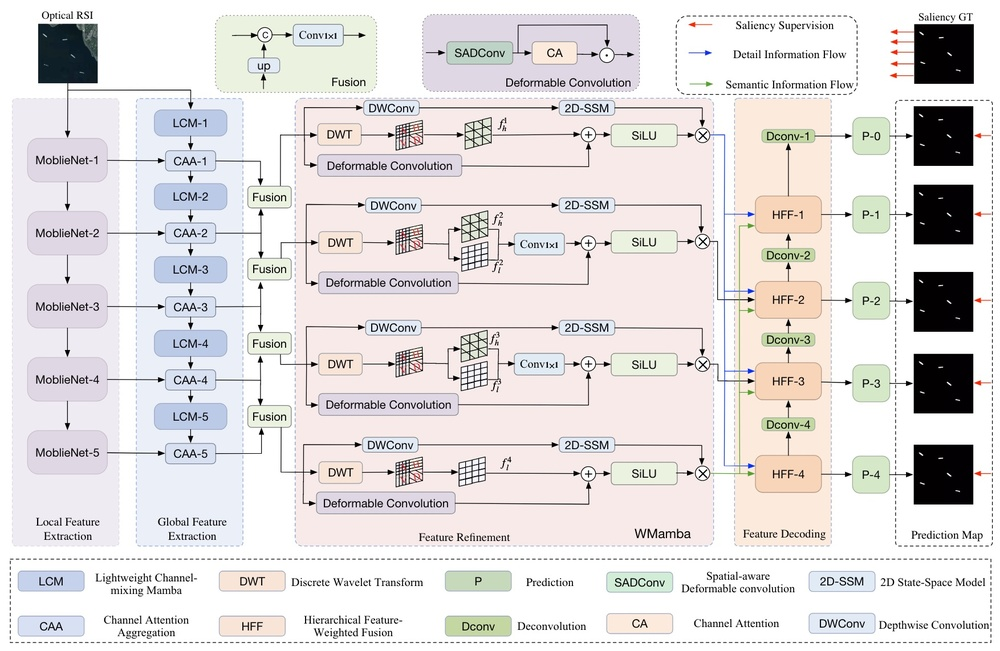
#> input picture img/LMWNet.jpeg, 1000 x 651 px, shrunk from 1754 x 1142 before the run
$ python -i func.py   (imports and definitions only)   (older library calls are emulated)
#> lines starting #> are read from the running program, lines starting #| are printed output that depends on the picture
# The edge code refers to 'Non-Local Deep Features for Salient Object Detection', CVPR 2017.
import torch
import torch.nn as nn
import torch.nn.functional as F
from torch.autograd import Variable
import numpy as np
import cv2
from matplotlib import pyplot as plt

fx = np.array([[-1, 0, 1], [-2, 0, 2], [-1, 0, 1]]).astype(np.float32)
fy = np.array([[-1, -2, -1], [0, 0, 0], [1, 2, 1]]).astype(np.float32)
fx = np.reshape(fx, (1, 1, 3, 3))
fy = np.reshape(fy, (1, 1, 3, 3))
# [1 line that did not run here, left out]
# [1 line that did not run here, left out]
contour_th = 1.5


# [10 lines left out: function label_edge_prediction, not called in this run]


def scharr_edges(image_path):
#> called with image_path = '../../img/LMWNet.jpeg'
    img = cv2.imread(image_path)
#> img is the input picture: shape (651, 1000, 3); mean B, G, R 221.7, 221.8, 225.6
    if img is None:
        raise ValueError("无法读取图像，请检查路径！")

    img = cv2.cvtColor(img, cv2.COLOR_BGR2RGB)
    R, G, B = cv2.split(img)
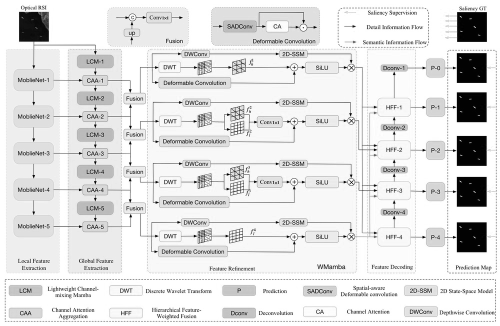
#> R: shape (651, 1000) (shown at 1/2 size); min 0, max 255, mean 225.6
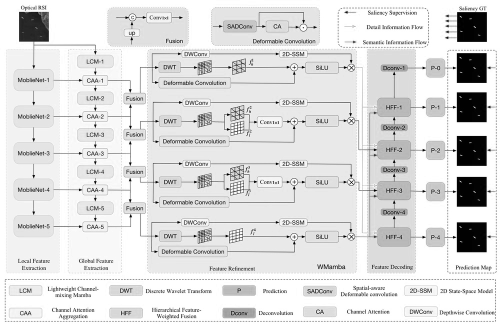
#> B: shape (651, 1000) (shown at 1/2 size); min 0, max 255, mean 221.7

    # 对每个通道应用 Scharr 算子
    scharr_R = cv2.Scharr(R, cv2.CV_64F, 1, 0) + cv2.Scharr(R, cv2.CV_64F, 0, 1)
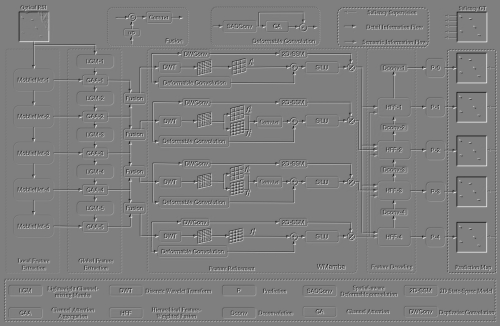
#> scharr_R: shape (651, 1000) float64 (shown at 1/2 size); min -5872, max 5896, mean 0; drawn with min black and max white
    scharr_G = cv2.Scharr(G, cv2.CV_64F, 1, 0) + cv2.Scharr(G, cv2.CV_64F, 0, 1)
    scharr_B = cv2.Scharr(B, cv2.CV_64F, 1, 0) + cv2.Scharr(B, cv2.CV_64F, 0, 1)

    # 转换为 uint8 格式
    scharr_R = cv2.convertScaleAbs(scharr_R)
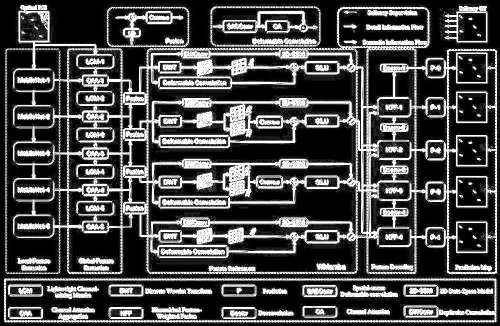
#> scharr_R: shape (651, 1000) (shown at 1/2 size); min 0, max 255, mean 74.7
    scharr_G = cv2.convertScaleAbs(scharr_G)
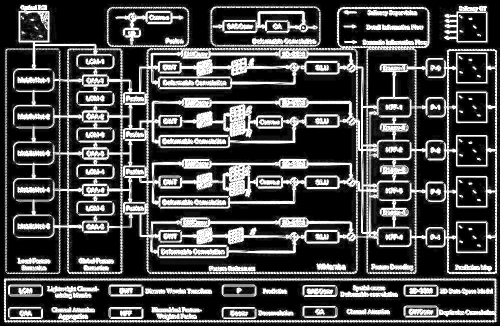
#> scharr_G: shape (651, 1000) (shown at 1/2 size); min 0, max 255, mean 73.4
    scharr_B = cv2.convertScaleAbs(scharr_B)
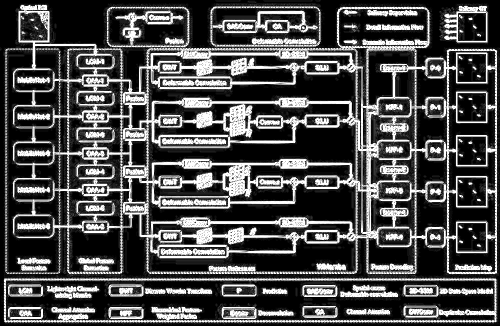
#> scharr_B: shape (651, 1000) (shown at 1/2 size); min 0, max 255, mean 76.2

    # 合并结果
    combined_scharr = cv2.merge((scharr_R, scharr_G, scharr_B))
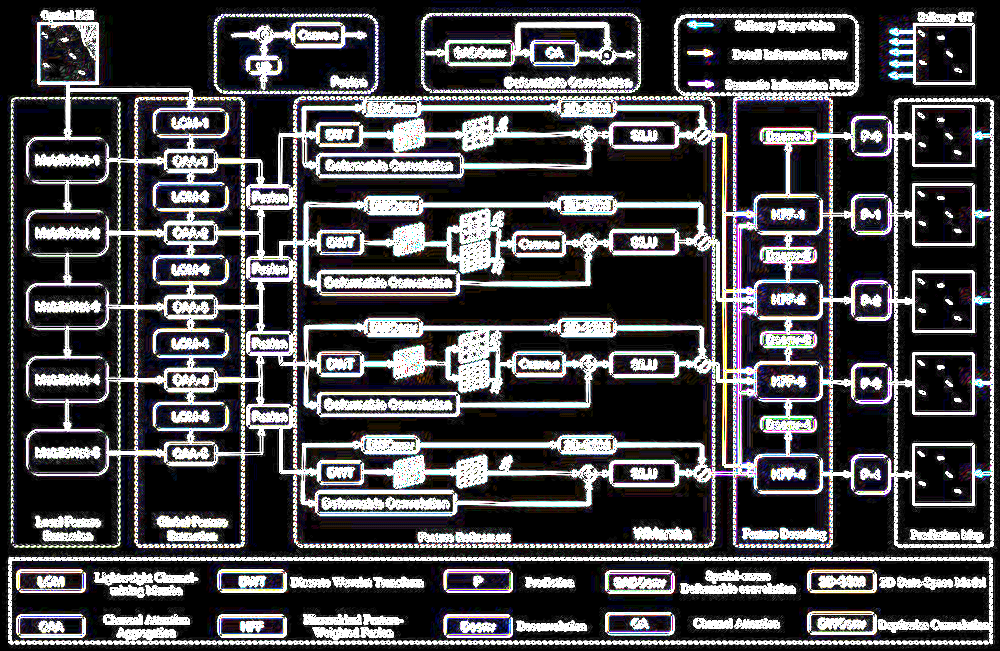
#> combined_scharr: shape (651, 1000, 3); mean R, G, B 74.7, 73.4, 76.2

    # 显示结果
    plt.figure(figsize=(10, 6))
    plt.subplot(1, 2, 1)
    plt.title("Original Image")
    plt.imshow(img)
    plt.axis("off")

    plt.subplot(1, 2, 2)
    plt.title("Scharr Edges")
    plt.imshow(combined_scharr)
    plt.axis("off")

    plt.tight_layout()
    plt.show()


# [61 lines left out: functions edge_detection_batch, pred_edge_prediction, not called in this run]


class AvgMeter(object):
    def __init__(self, num=40):
        self.num = num
        self.reset()

    # [13 lines left out: functions reset, update, not called in this run]

    def show(self):
        return np.mean(self.losses[np.maximum(len(self.losses)-self.num, 0):])


# [12 lines left out: functions clip_gradient, adjust_lr, not called in this run]

>>> result = scharr_edges('../../img/LMWNet.jpeg')

$ run again, on img/exp.jpeg
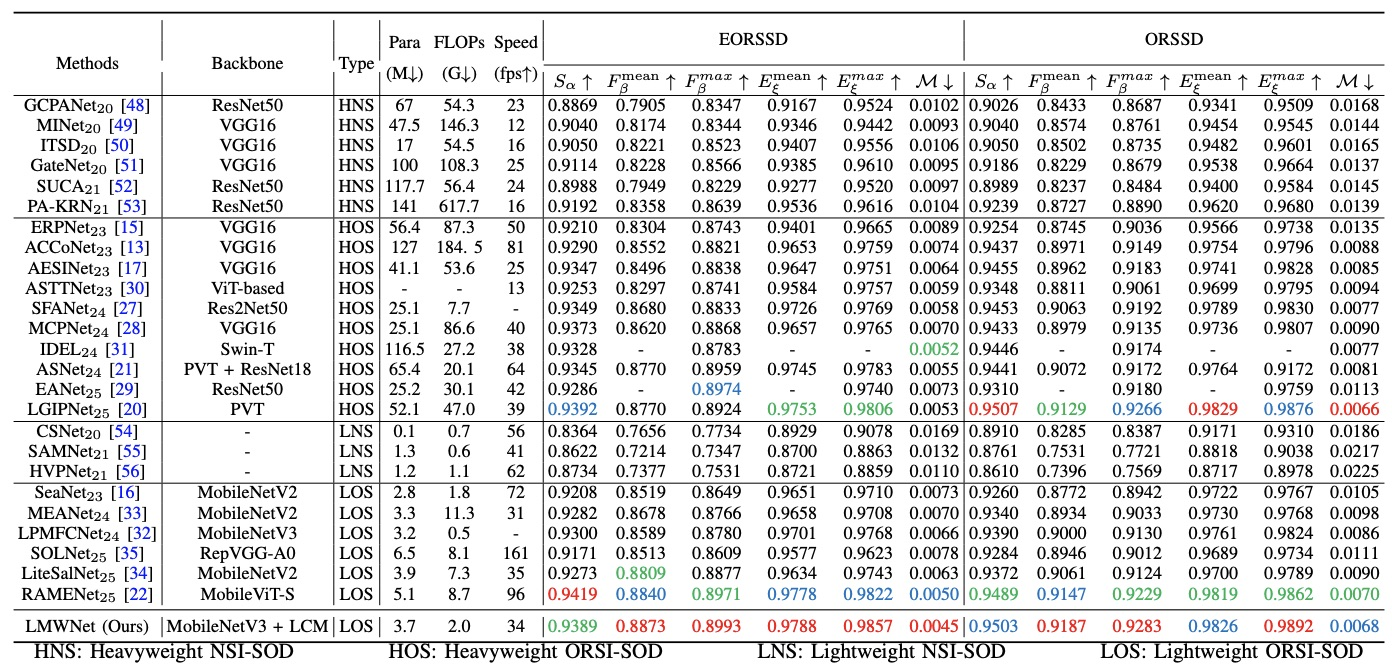
#> input picture img/exp.jpeg, 1392 x 670 px
#> in scharr_edges, img is the input picture: shape (670, 1392, 3); mean B, G, R 224.5, 224.4, 224.3
#> in scharr_edges, `scharr_R = cv2.Scharr(R, cv2.CV_64F, 1, 0) + cv2.Scharr(R, cv2.CV_64F,..`:
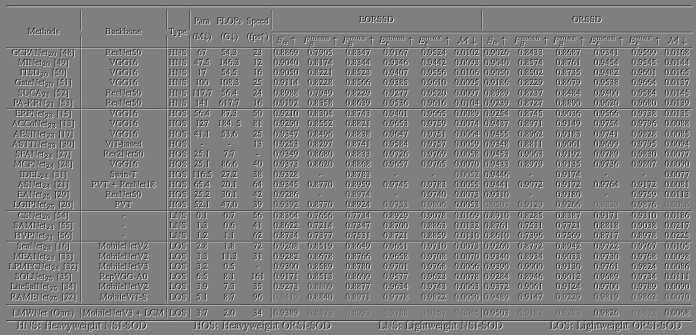
#> scharr_R: shape (670, 1392) float64 (shown at 1/2 size); min -6618, max 6576, mean 0; drawn with min black and max white
#> in scharr_edges, `combined_scharr = cv2.merge((scharr_R, scharr_G, scharr_B))`:
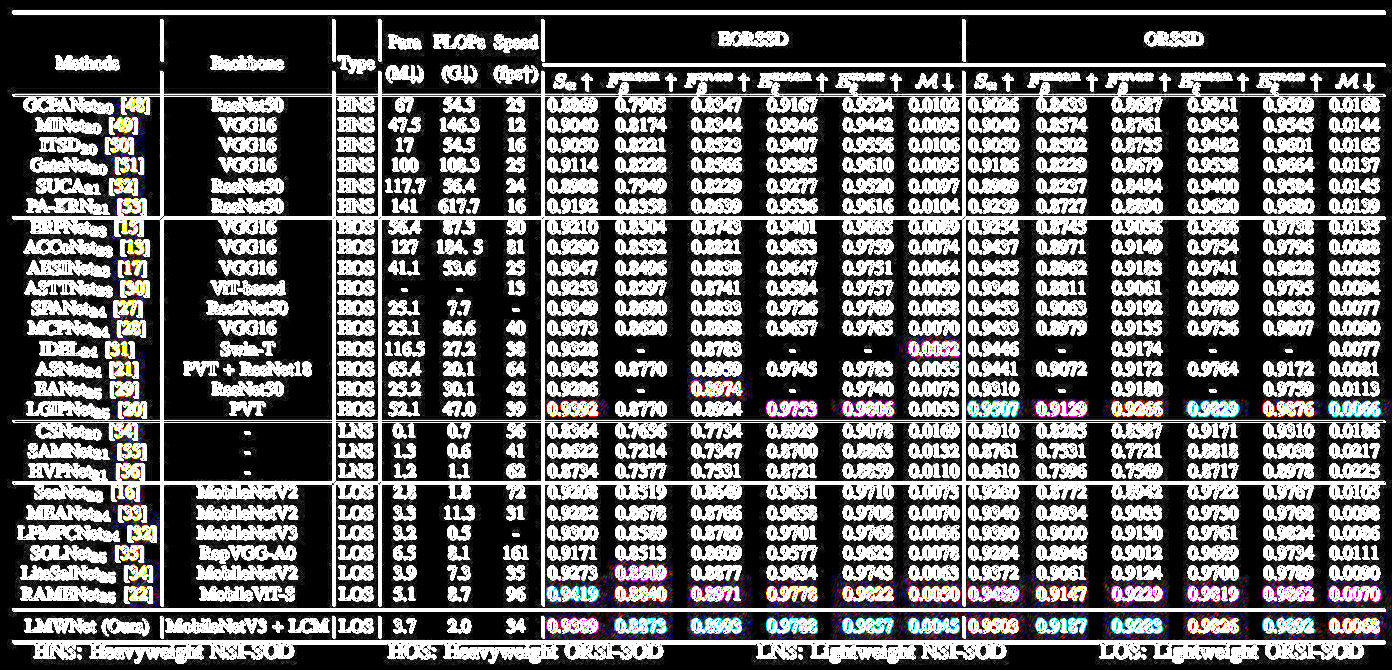
#> combined_scharr: shape (670, 1392, 3); mean R, G, B 101, 100.4, 100.9

$ run again, on img/motivate.jpeg
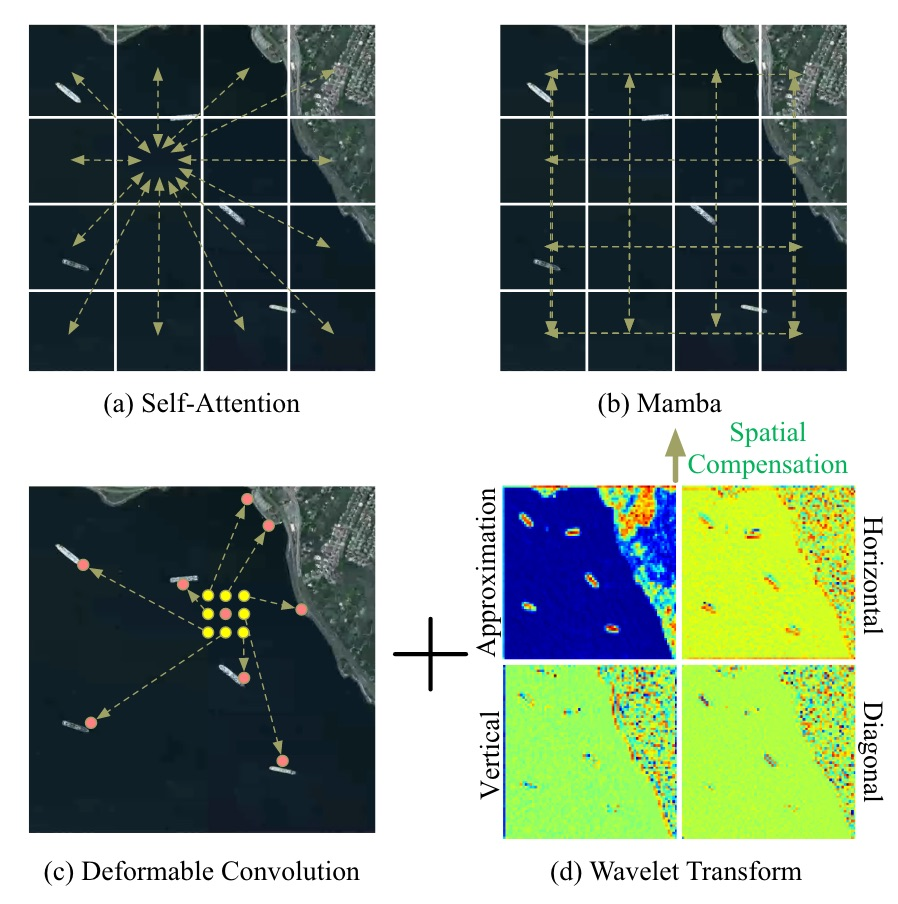
#> input picture img/motivate.jpeg, 898 x 904 px
#> in scharr_edges, img is the input picture: shape (904, 898, 3); mean B, G, R 138.8, 151.8, 137.3
#> in scharr_edges, `scharr_R = cv2.Scharr(R, cv2.CV_64F, 1, 0) + cv2.Scharr(R, cv2.CV_64F,..`:
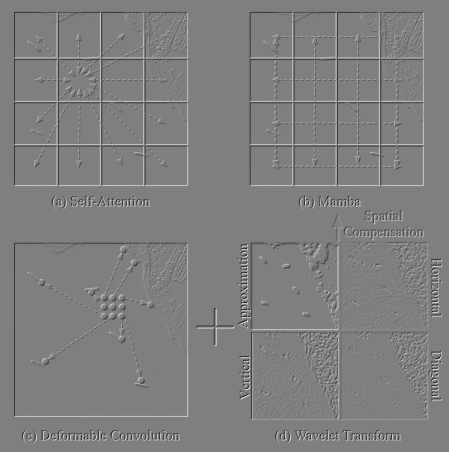
#> scharr_R: shape (904, 898) float64 (shown at 1/2 size); min -6604, max 6600, mean 0; drawn with min black and max white
#> in scharr_edges, `combined_scharr = cv2.merge((scharr_R, scharr_G, scharr_B))`:
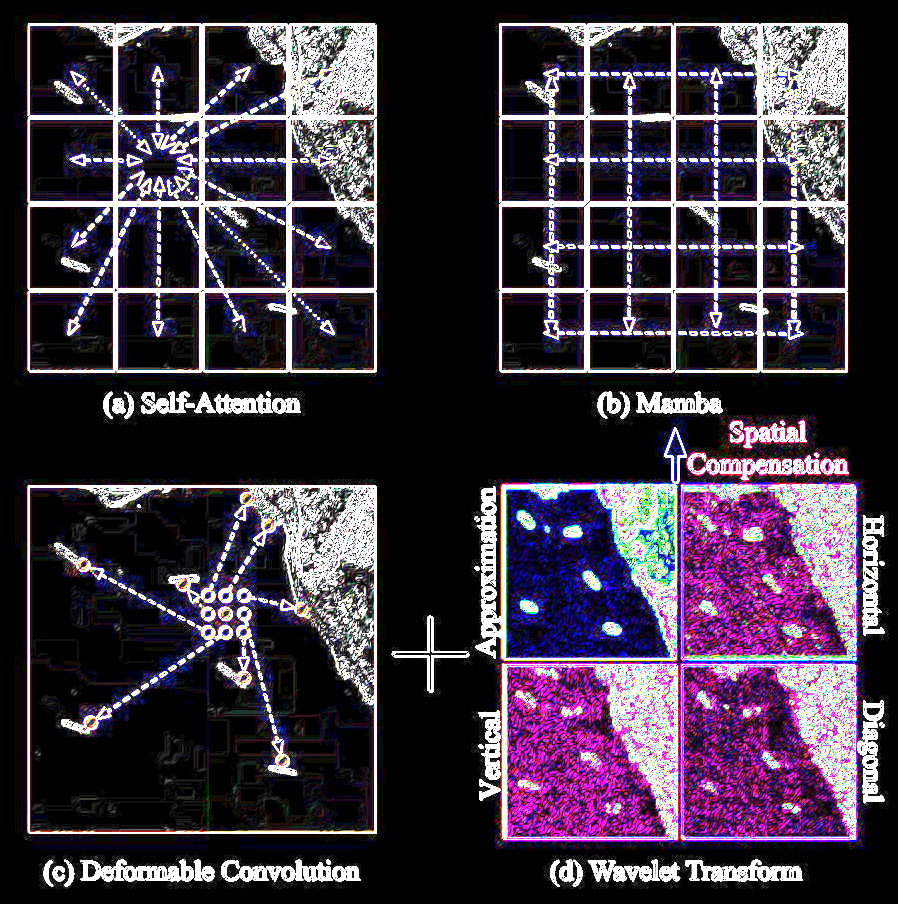
#> combined_scharr: shape (904, 898, 3); mean R, G, B 63.3, 52.2, 67.3
